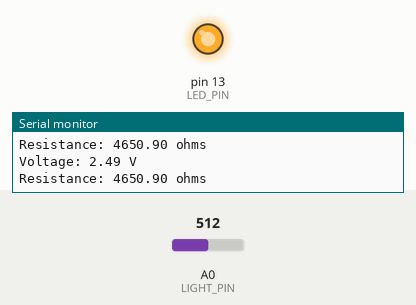
Simulated run of this sketch. Board: Arduino Uno, built with avr-gcc and run on an emulated ATmega328P. On the bench: output pins drawn as LEDs (lit = HIGH), the last lines printed to the serial monitor. The inputs (shaded band) are chosen by the test bench; at power-on: A0 (LIGHT_PIN) = 512.

Above: at 1.3 s.
1.4 s: A0 (LIGHT_PIN) set to 614
2.9 s: A0 (LIGHT_PIN) set to 639
At 3.3 s:
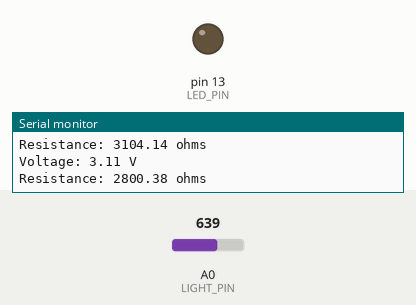
4.5 s: A0 (LIGHT_PIN) set to 511
At 5.7 s:
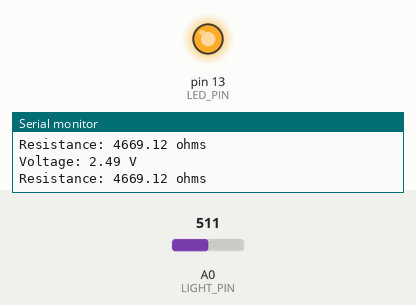
6.0 s: A0 (LIGHT_PIN) set to 716
At 7.0 s:
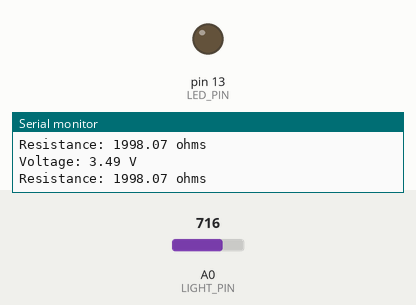
Timing chart, 0 to 8.5 s (numbered marks = the images above; inputs shaded):
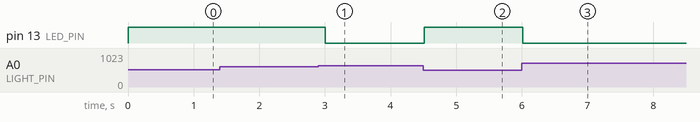

Measured:
- the behaviour switches between 622 and 623 on A0 (LIGHT_PIN) (found by bisection; images 0 and 1)
- after the input at 2.9 s, pin 13 (LED_PIN): HIGH → LOW after 0.11 s
- after the input at 4.5 s, pin 13 (LED_PIN): LOW → HIGH at once
- after the input at 6.0 s, pin 13 (LED_PIN): HIGH → LOW at once

The sketch:

photocell.ino
```cpp
const int LIGHT_PIN = A0; // Pin connected to voltage divider output
const int LED_PIN = 13; // Use built-in LED as dark indicator

const float VCC = 4.98; // Measured voltage of Ardunio 5V line
const float R_DIV = 4660.0; // Measured resistance of 3.3k resistor

const float DARK_THRESHOLD = 3000.0;

void setup()
{
  Serial.begin(9600);
  pinMode(LIGHT_PIN, INPUT);
  pinMode(LED_PIN, OUTPUT);
}

void loop()
{

  int lightADC = analogRead(LIGHT_PIN);
  if (lightADC > 0)
  {
    float lightV = lightADC * VCC / 1023.0;
    float lightR = R_DIV * (VCC / lightV - 1.0);
    Serial.println("Voltage: " + String(lightV) + " V");
    Serial.println("Resistance: " + String(lightR) + " ohms");

    if (lightR >= DARK_THRESHOLD)
      digitalWrite(LED_PIN, HIGH);
    else
      digitalWrite(LED_PIN, LOW);

    Serial.println();
    delay(500);
  }
}
```
